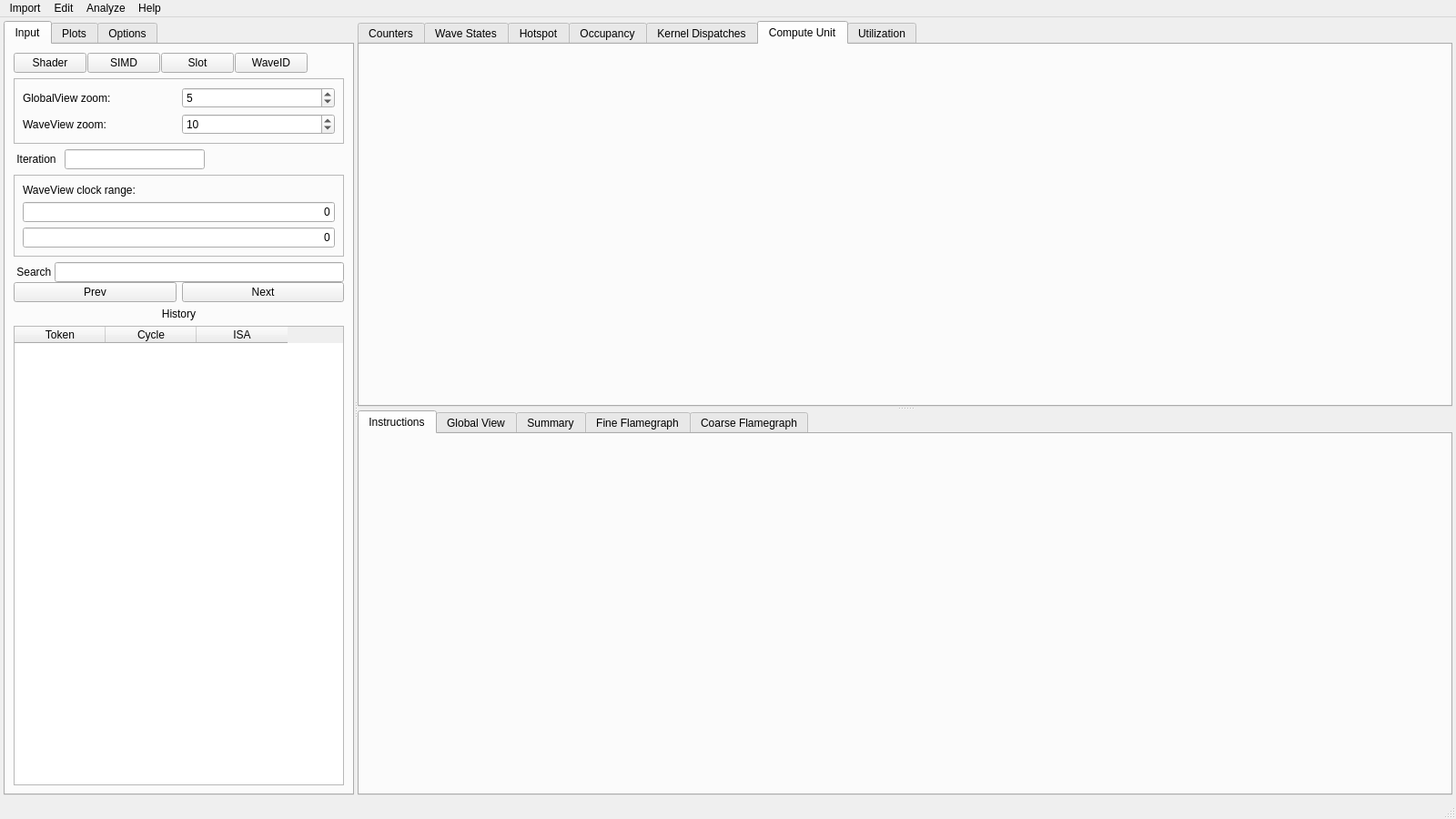
<?xml version="1.0" encoding="UTF-8"?>
<ui version="4.0">
 <class>MainWindow</class>
 <widget class="QMainWindow" name="MainWindow">
  <property name="geometry">
   <rect>
    <x>0</x>
    <y>0</y>
    <width>1600</width>
    <height>900</height>
   </rect>
  </property>
  <property name="windowTitle">
   <string>ROCprof Compute Viewer</string>
  </property>
  <widget class="QWidget" name="centralwidget">
   <layout class="QVBoxLayout" name="verticalLayout_1">
    <property name="spacing">
     <number>0</number>
    </property>
    <property name="leftMargin">
     <number>4</number>
    </property>
    <property name="topMargin">
     <number>4</number>
    </property>
    <property name="rightMargin">
     <number>4</number>
    </property>
    <property name="bottomMargin">
     <number>4</number>
    </property>
    <item>
     <widget class="QSplitter" name="splitter_2">
      <property name="orientation">
       <enum>Qt::Horizontal</enum>
      </property>
      <widget class="QTabWidget" name="tabWidget_3">
       <property name="maximumSize">
        <size>
         <width>16777215</width>
         <height>16777215</height>
        </size>
       </property>
       <property name="currentIndex">
        <number>0</number>
       </property>
       <widget class="QWidget" name="verticalLayoutWidget">
        <attribute name="title">
         <string>Input</string>
        </attribute>
        <layout class="QVBoxLayout" name="verticalLayout_5" stretch="0,0,0,0,0,0,0,0,0">
         <property name="spacing">
          <number>6</number>
         </property>
         <property name="sizeConstraint">
          <enum>QLayout::SetMinimumSize</enum>
         </property>
         <item>
          <layout class="QHBoxLayout" name="horizontalLayout" stretch="0,0,0,0,0">
           <property name="spacing">
            <number>1</number>
           </property>
           <item>
            <layout class="QVBoxLayout" name="SESelLay">
             <property name="spacing">
              <number>1</number>
             </property>
             <item>
              <widget class="QPushButton" name="ShaderSel">
               <property name="sizePolicy">
                <sizepolicy hsizetype="Fixed" vsizetype="Fixed">
                 <horstretch>0</horstretch>
                 <verstretch>0</verstretch>
                </sizepolicy>
               </property>
               <property name="text">
                <string>Shader</string>
               </property>
              </widget>
             </item>
            </layout>
           </item>
           <item>
            <layout class="QVBoxLayout" name="SMSelLay">
             <property name="spacing">
              <number>1</number>
             </property>
             <item>
              <widget class="QPushButton" name="SimdSel">
               <property name="sizePolicy">
                <sizepolicy hsizetype="Fixed" vsizetype="Fixed">
                 <horstretch>0</horstretch>
                 <verstretch>0</verstretch>
                </sizepolicy>
               </property>
               <property name="text">
                <string> SIMD </string>
               </property>
              </widget>
             </item>
            </layout>
           </item>
           <item>
            <layout class="QVBoxLayout" name="WSLSelLay">
             <property name="spacing">
              <number>1</number>
             </property>
             <item>
              <widget class="QPushButton" name="WSLSel">
               <property name="sizePolicy">
                <sizepolicy hsizetype="Fixed" vsizetype="Fixed">
                 <horstretch>0</horstretch>
                 <verstretch>0</verstretch>
                </sizepolicy>
               </property>
               <property name="text">
                <string>  Slot  </string>
               </property>
              </widget>
             </item>
            </layout>
           </item>
           <item>
            <layout class="QVBoxLayout" name="WIDSelLay">
             <property name="spacing">
              <number>0</number>
             </property>
             <item>
              <widget class="QPushButton" name="WIDSel">
               <property name="sizePolicy">
                <sizepolicy hsizetype="Fixed" vsizetype="Fixed">
                 <horstretch>0</horstretch>
                 <verstretch>0</verstretch>
                </sizepolicy>
               </property>
               <property name="toolTip">
                <string>Wave ID: Not available</string>
               </property>
               <property name="text">
                <string>WaveID</string>
               </property>
               <property name="flat">
                <bool>false</bool>
               </property>
              </widget>
             </item>
            </layout>
           </item>
           <item>
            <spacer name="horizontalSpacer">
             <property name="orientation">
              <enum>Qt::Horizontal</enum>
             </property>
             <property name="sizeHint" stdset="0">
              <size>
               <width>40</width>
               <height>20</height>
              </size>
             </property>
            </spacer>
           </item>
          </layout>
         </item>
         <item>
          <widget class="QFrame" name="waveview_zoom">
           <property name="frameShape">
            <enum>QFrame::StyledPanel</enum>
           </property>
           <property name="frameShadow">
            <enum>QFrame::Raised</enum>
           </property>
           <layout class="QVBoxLayout" name="verticalLayout_6">
            <item>
             <layout class="QGridLayout" name="gridLayout">
              <item row="1" column="0">
               <widget class="QLabel" name="label_11">
                <property name="text">
                 <string>WaveView zoom:</string>
                </property>
               </widget>
              </item>
              <item row="0" column="0">
               <widget class="QLabel" name="label_10">
                <property name="text">
                 <string>GlobalView zoom:</string>
                </property>
               </widget>
              </item>
              <item row="0" column="1">
               <widget class="QSpinBox" name="global_spin">
                <property name="maximum">
                 <number>15</number>
                </property>
                <property name="value">
                 <number>5</number>
                </property>
               </widget>
              </item>
              <item row="1" column="1">
               <widget class="QSpinBox" name="waveview_spin">
                <property name="maximum">
                 <number>12</number>
                </property>
                <property name="value">
                 <number>10</number>
                </property>
               </widget>
              </item>
             </layout>
            </item>
           </layout>
          </widget>
         </item>
         <item>
          <layout class="QHBoxLayout" name="horizontalLayout_11">
           <item>
            <widget class="QLabel" name="label_13">
             <property name="text">
              <string> Iteration </string>
             </property>
             <property name="alignment">
              <set>Qt::AlignCenter</set>
             </property>
            </widget>
           </item>
           <item>
            <widget class="QLineEdit" name="iteration_edit"/>
           </item>
           <item>
            <spacer name="horizontalSpacer_2">
             <property name="orientation">
              <enum>Qt::Horizontal</enum>
             </property>
             <property name="sizeHint" stdset="0">
              <size>
               <width>40</width>
               <height>20</height>
              </size>
             </property>
            </spacer>
           </item>
          </layout>
         </item>
         <item>
          <widget class="QFrame" name="frame_4">
           <property name="frameShape">
            <enum>QFrame::StyledPanel</enum>
           </property>
           <property name="frameShadow">
            <enum>QFrame::Raised</enum>
           </property>
           <layout class="QVBoxLayout" name="verticalLayout_11">
            <item>
             <layout class="QVBoxLayout" name="verticalLayout_8">
              <item>
               <widget class="QLabel" name="waveview_range_label">
                <property name="toolTip">
                 <string>Units of 1k clocks. Granularity of ~4k clocks</string>
                </property>
                <property name="text">
                 <string>WaveView clock range:</string>
                </property>
               </widget>
              </item>
              <item>
               <layout class="QHBoxLayout" name="horizontalLayout_6">
                <property name="spacing">
                 <number>1</number>
                </property>
                <item>
                 <widget class="QLineEdit" name="wview_range_min">
                  <property name="inputMethodHints">
                   <set>Qt::ImhNone</set>
                  </property>
                  <property name="text">
                   <string>0</string>
                  </property>
                  <property name="alignment">
                   <set>Qt::AlignRight|Qt::AlignTrailing|Qt::AlignVCenter</set>
                  </property>
                 </widget>
                </item>
               </layout>
              </item>
              <item>
               <layout class="QHBoxLayout" name="horizontalLayout_7">
                <property name="spacing">
                 <number>1</number>
                </property>
                <item>
                 <widget class="QLineEdit" name="wview_range_max">
                  <property name="inputMethodHints">
                   <set>Qt::ImhNone</set>
                  </property>
                  <property name="text">
                   <string>0</string>
                  </property>
                  <property name="alignment">
                   <set>Qt::AlignRight|Qt::AlignTrailing|Qt::AlignVCenter</set>
                  </property>
                 </widget>
                </item>
               </layout>
              </item>
             </layout>
            </item>
           </layout>
          </widget>
         </item>
         <item>
          <layout class="QHBoxLayout" name="horizontalLayout_5"/>
         </item>
         <item>
          <layout class="QGridLayout" name="horizontalLayout_8">
           <property name="spacing">
            <number>0</number>
           </property>
           <item row="0" column="0">
            <widget class="QLabel" name="label_9">
             <property name="sizePolicy">
              <sizepolicy hsizetype="Maximum" vsizetype="Preferred">
               <horstretch>0</horstretch>
               <verstretch>0</verstretch>
              </sizepolicy>
             </property>
             <property name="text">
              <string> Search </string>
             </property>
            </widget>
           </item>
           <item row="0" column="1">
            <widget class="QLineEdit" name="search_edit">
             <property name="sizePolicy">
              <sizepolicy hsizetype="Ignored" vsizetype="Fixed">
               <horstretch>0</horstretch>
               <verstretch>0</verstretch>
              </sizepolicy>
             </property>
            </widget>
           </item>
           <item row="1" column="0" colspan="2">
            <layout class="QHBoxLayout" name="searchNavigationLayout" stretch="1,1">
             <property name="spacing">
              <number>6</number>
             </property>
             <item>
              <widget class="QPushButton" name="prev_inst">
               <property name="text">
                <string>Prev</string>
               </property>
              </widget>
             </item>
             <item>
              <widget class="QPushButton" name="next_inst">
               <property name="text">
                <string>Next</string>
               </property>
              </widget>
             </item>
            </layout>
           </item>
          </layout>
         </item>
         <item>
          <widget class="QLabel" name="label_6">
           <property name="text">
            <string>History</string>
           </property>
           <property name="alignment">
            <set>Qt::AlignCenter</set>
           </property>
          </widget>
         </item>
         <item>
          <widget class="QTableWidget" name="history_table">
           <property name="columnCount">
            <number>3</number>
           </property>
           <column>
            <property name="text">
             <string>Token</string>
            </property>
           </column>
           <column>
            <property name="text">
             <string>Cycle</string>
            </property>
           </column>
           <column>
            <property name="text">
             <string>ISA</string>
            </property>
           </column>
          </widget>
         </item>
        </layout>
       </widget>
       <widget class="QWidget" name="verticalLayoutWidget_2">
        <attribute name="title">
         <string>Plots</string>
        </attribute>
        <layout class="QVBoxLayout" name="verticalLayout_7" stretch="0">
         <property name="sizeConstraint">
          <enum>QLayout::SetMinimumSize</enum>
         </property>
         <item>
          <layout class="QVBoxLayout" name="verticalLayout" stretch="0,1,0,0">
           <property name="spacing">
            <number>6</number>
           </property>
           <item>
            <widget class="QLabel" name="label_2">
             <property name="toolTip">
              <string extracomment="Displays current under the mouse pointer. For waves, display count and percentage of each wave state. For counters, display value and total shown on screen."/>
             </property>
             <property name="text">
              <string>Graph values:</string>
             </property>
            </widget>
           </item>
           <item>
            <widget class="QTableWidget" name="graph_info_table">
             <property name="minimumSize">
              <size>
               <width>0</width>
               <height>250</height>
              </size>
             </property>
             <property name="cornerButtonEnabled">
              <bool>false</bool>
             </property>
             <property name="rowCount">
              <number>12</number>
             </property>
             <property name="columnCount">
              <number>2</number>
             </property>
             <attribute name="horizontalHeaderCascadingSectionResizes">
              <bool>true</bool>
             </attribute>
             <attribute name="horizontalHeaderMinimumSectionSize">
              <number>50</number>
             </attribute>
             <attribute name="verticalHeaderVisible">
              <bool>false</bool>
             </attribute>
             <attribute name="verticalHeaderHighlightSections">
              <bool>true</bool>
             </attribute>
             <row/>
             <row/>
             <row/>
             <row/>
             <row/>
             <row/>
             <row/>
             <row/>
             <row/>
             <row/>
             <row/>
             <row/>
             <column>
              <property name="text">
               <string>Counter</string>
              </property>
             </column>
             <column>
              <property name="text">
               <string>Value</string>
              </property>
             </column>
            </widget>
           </item>
           <item>
            <widget class="QLabel" name="label_occ_info">
             <property name="text">
              <string>Occupancy and states:</string>
             </property>
            </widget>
           </item>
           <item>
            <widget class="QTableWidget" name="occ_info_table">
             <property name="cornerButtonEnabled">
              <bool>false</bool>
             </property>
             <property name="rowCount">
              <number>1</number>
             </property>
             <property name="columnCount">
              <number>3</number>
             </property>
             <attribute name="horizontalHeaderCascadingSectionResizes">
              <bool>true</bool>
             </attribute>
             <attribute name="horizontalHeaderMinimumSectionSize">
              <number>30</number>
             </attribute>
             <attribute name="verticalHeaderVisible">
              <bool>false</bool>
             </attribute>
             <row/>
             <column>
              <property name="text">
               <string>Shader</string>
              </property>
             </column>
             <column>
              <property name="text">
               <string>Value</string>
              </property>
             </column>
             <column>
              <property name="text">
               <string>%</string>
              </property>
             </column>
            </widget>
           </item>
          </layout>
         </item>
        </layout>
       </widget>
       <widget class="QWidget" name="tab">
        <attribute name="title">
         <string>Options</string>
        </attribute>
        <layout class="QVBoxLayout" name="verticalLayout_13">
         <item>
          <widget class="QScrollArea" name="options_scroll_area">
           <property name="frameShape">
            <enum>QFrame::NoFrame</enum>
           </property>
           <property name="horizontalScrollBarPolicy">
            <enum>Qt::ScrollBarAlwaysOff</enum>
           </property>
           <property name="widgetResizable">
            <bool>true</bool>
           </property>
           <widget class="QWidget" name="options_scroll_contents">
            <property name="geometry">
             <rect>
              <x>0</x>
              <y>0</y>
              <width>100</width>
              <height>100</height>
             </rect>
            </property>
            <layout class="QVBoxLayout" name="verticalLayout_12">
           <item>
            <widget class="QFrame" name="frame_3">
             <property name="frameShape">
              <enum>QFrame::StyledPanel</enum>
             </property>
             <property name="frameShadow">
              <enum>QFrame::Raised</enum>
             </property>
             <layout class="QVBoxLayout" name="verticalLayout_15">
              <property name="spacing">
               <number>0</number>
              </property>
              <property name="leftMargin">
               <number>0</number>
              </property>
              <property name="topMargin">
               <number>0</number>
              </property>
              <property name="rightMargin">
               <number>0</number>
              </property>
              <property name="bottomMargin">
               <number>0</number>
              </property>
              <property name="sizeConstraint">
               <enum>QLayout::SetMinimumSize</enum>
              </property>
              <item>
               <widget class="QFrame" name="frame_5">
                <property name="sizePolicy">
                 <sizepolicy hsizetype="Expanding" vsizetype="Fixed">
                  <horstretch>0</horstretch>
                  <verstretch>0</verstretch>
                 </sizepolicy>
                </property>
                <property name="frameShape">
                 <enum>QFrame::StyledPanel</enum>
                </property>
                <property name="frameShadow">
                 <enum>QFrame::Raised</enum>
                </property>
                <layout class="QVBoxLayout" name="verticalLayout_16">
                 <property name="sizeConstraint">
                  <enum>QLayout::SetMinimumSize</enum>
                 </property>
                 <property name="spacing">
                  <number>5</number>
                 </property>
                 <property name="leftMargin">
                  <number>0</number>
                 </property>
                 <property name="topMargin">
                  <number>5</number>
                 </property>
                 <property name="rightMargin">
                  <number>0</number>
                 </property>
                 <property name="bottomMargin">
                  <number>5</number>
                 </property>
                 <item>
                  <widget class="QLabel" name="label_7">
                   <property name="font">
                    <font>
                     <pointsize>10</pointsize>
                     <bold>false</bold>
                     <underline>true</underline>
                    </font>
                   </property>
                   <property name="text">
                    <string>Graph Options</string>
                   </property>
                   <property name="alignment">
                    <set>Qt::AlignCenter</set>
                   </property>
                 </widget>
                </item>
                <item>
                 <layout class="QHBoxLayout" name="lod_bias_layout">
                  <item>
                   <widget class="QLabel" name="lod_bias_label">
                    <property name="text">
                     <string>LOD bias</string>
                    </property>
                   </widget>
                  </item>
                  <item>
                   <widget class="QSpinBox" name="lod_bias_spinBox">
                    <property name="toolTip">
                     <string>Negative values draw finer plot detail; positive values draw coarser detail.</string>
                    </property>
                    <property name="minimum">
                     <number>-20</number>
                    </property>
                    <property name="maximum">
                     <number>20</number>
                    </property>
                   </widget>
                  </item>
                 </layout>
                </item>
                <item>
                 <widget class="QGroupBox" name="plot_alignment_group">
                  <property name="title">
                   <string>Plot alignment</string>
                  </property>
                  <layout class="QHBoxLayout" name="plot_alignment_layout">
                   <item>
                    <widget class="QRadioButton" name="plot_alignment_none">
                     <property name="text">
                      <string>None</string>
                     </property>
                     <property name="checked">
                      <bool>true</bool>
                     </property>
                    </widget>
                   </item>
                   <item>
                    <widget class="QRadioButton" name="plot_alignment_detail">
                     <property name="text">
                      <string>Detail</string>
                     </property>
                    </widget>
                   </item>
                   <item>
                    <widget class="QRadioButton" name="plot_alignment_global">
                     <property name="text">
                      <string>Global</string>
                     </property>
                    </widget>
                   </item>
                  </layout>
                 </widget>
                </item>
                <item>
                  <widget class="QCheckBox" name="load_wave_states_box">
                   <property name="toolTip">
                    <string>Loads wstates*.json and enables the Wave States tab for eligible single-SE JSON inputs.</string>
                   </property>
                   <property name="text">
                    <string>Load Wave States data</string>
                   </property>
                   <property name="checked">
                    <bool>true</bool>
                   </property>
                  </widget>
                 </item>
                </layout>
               </widget>
              </item>
              <item>
               <widget class="QFrame" name="frame_6">
                <property name="frameShape">
                 <enum>QFrame::StyledPanel</enum>
                </property>
                <property name="frameShadow">
                 <enum>QFrame::Raised</enum>
                </property>
                <layout class="QVBoxLayout" name="verticalLayout_10">
                 <item>
                  <layout class="QVBoxLayout" name="verticalLayout_3">
                   <item>
                    <widget class="QLabel" name="label_5">
                     <property name="font">
                      <font>
                       <pointsize>10</pointsize>
                       <underline>true</underline>
                      </font>
                     </property>
                     <property name="text">
                      <string>Source options</string>
                     </property>
                     <property name="alignment">
                      <set>Qt::AlignCenter</set>
                     </property>
                    </widget>
                   </item>
                   <item>
                    <widget class="QCheckBox" name="display_line_number">
                     <property name="text">
                      <string>Display source line number</string>
                     </property>
                     <property name="checked">
                      <bool>true</bool>
                     </property>
                    </widget>
                   </item>
                   <item>
                    <widget class="QCheckBox" name="source_include_hidden_latency_box">
                     <property name="text">
                      <string>Include hidden latency</string>
                     </property>
                     <property name="checked">
                      <bool>true</bool>
                     </property>
                    </widget>
                   </item>
                   <item>
                    <layout class="QHBoxLayout" name="horizontalLayout_12">
                     <item>
                      <widget class="QLabel" name="label_14">
                       <property name="text">
                        <string>Sourceline hotspot size </string>
                       </property>
                      </widget>
                     </item>
                     <item>
                      <widget class="QLineEdit" name="source_hotspot_size_edit">
                       <property name="text">
                        <string>100</string>
                       </property>
                      </widget>
                     </item>
                    </layout>
                   </item>
                  </layout>
                 </item>
                </layout>
               </widget>
              </item>
              <item>
               <widget class="QFrame" name="frame">
                <property name="frameShape">
                 <enum>QFrame::StyledPanel</enum>
                </property>
                <property name="frameShadow">
                 <enum>QFrame::Raised</enum>
                </property>
                <layout class="QVBoxLayout" name="verticalLayout_14">
                 <item>
                  <layout class="QVBoxLayout" name="verticalLayout_9">
                   <item>
                    <widget class="QLabel" name="label_3">
                     <property name="font">
                      <font>
                       <pointsize>10</pointsize>
                       <underline>true</underline>
                      </font>
                     </property>
                     <property name="text">
                      <string>Display Options</string>
                     </property>
                     <property name="alignment">
                      <set>Qt::AlignCenter</set>
                     </property>
                    </widget>
                   </item>
                   <item>
                    <layout class="QHBoxLayout" name="horizontalLayout_9">
                     <item>
                      <widget class="QLabel" name="label">
                       <property name="text">
                        <string>  Text font size  </string>
                       </property>
                      </widget>
                     </item>
                     <item>
                      <widget class="QLineEdit" name="fontedit"/>
                     </item>
                    </layout>
                   </item>
                   <item>
                    <widget class="QCheckBox" name="dark_theme_box">
                     <property name="text">
                      <string>Dark theme</string>
                     </property>
                    </widget>
                   </item>
                   <item>
                    <widget class="QCheckBox" name="scale_edit">
                     <property name="text">
                      <string>Display scaling</string>
                     </property>
                     <property name="checked">
                      <bool>true</bool>
                     </property>
                    </widget>
                   </item>
                   <item>
                    <widget class="QCheckBox" name="separate_lds_pipe_box">
                     <property name="text">
                      <string>Separate LDS pipe</string>
                     </property>
                     <property name="checked">
                      <bool>false</bool>
                     </property>
                    </widget>
                   </item>
                   <item>
                    <widget class="QCheckBox" name="show_idle_time_box">
                     <property name="text">
                      <string>Show idle time</string>
                     </property>
                     <property name="checked">
                      <bool>true</bool>
                     </property>
                    </widget>
                   </item>
                  </layout>
                 </item>
                </layout>
               </widget>
              </item>
              <item>
               <widget class="QFrame" name="frame_instruction_columns">
                <property name="frameShape">
                 <enum>QFrame::StyledPanel</enum>
                </property>
                <property name="frameShadow">
                 <enum>QFrame::Raised</enum>
                </property>
                <layout class="QVBoxLayout" name="verticalLayout_instruction_columns">
                 <item>
                  <widget class="QLabel" name="label_instruction_columns">
                   <property name="font">
                    <font>
                     <pointsize>10</pointsize>
                     <underline>true</underline>
                    </font>
                   </property>
                   <property name="text">
                    <string>Instruction columns</string>
                   </property>
                   <property name="alignment">
                    <set>Qt::AlignCenter</set>
                   </property>
                  </widget>
                 </item>
                 <item>
                  <widget class="QCheckBox" name="col_hitcount_box">
                   <property name="text">
                    <string>Hitcount</string>
                   </property>
                   <property name="checked">
                    <bool>false</bool>
                   </property>
                  </widget>
                 </item>
                 <item>
                  <widget class="QCheckBox" name="col_latency_box">
                   <property name="text">
                    <string>Latency</string>
                   </property>
                   <property name="checked">
                    <bool>false</bool>
                   </property>
                  </widget>
                 </item>
                 <item>
                  <widget class="QCheckBox" name="col_idle_box">
                   <property name="text">
                    <string>Idle</string>
                   </property>
                   <property name="checked">
                    <bool>false</bool>
                   </property>
                  </widget>
                 </item>
                 <item>
                  <widget class="QCheckBox" name="col_samples_box">
                   <property name="text">
                    <string>Samples</string>
                   </property>
                   <property name="checked">
                    <bool>true</bool>
                   </property>
                  </widget>
                 </item>
                 <item>
                  <widget class="QCheckBox" name="col_stalls_box">
                   <property name="text">
                    <string>Stalls</string>
                   </property>
                   <property name="checked">
                    <bool>true</bool>
                   </property>
                  </widget>
                 </item>
                 <item>
                  <widget class="QCheckBox" name="col_issued_box">
                   <property name="text">
                    <string>Issued</string>
                   </property>
                   <property name="checked">
                    <bool>true</bool>
                   </property>
                  </widget>
                 </item>
                 <item>
                  <widget class="QCheckBox" name="col_codeobj_box">
                   <property name="text">
                    <string>Codeobj</string>
                   </property>
                   <property name="checked">
                    <bool>true</bool>
                   </property>
                  </widget>
                 </item>
                 <item>
                  <widget class="QCheckBox" name="col_vaddr_box">
                   <property name="text">
                    <string>Vaddr</string>
                   </property>
                   <property name="checked">
                    <bool>true</bool>
                   </property>
                  </widget>
                 </item>
                 <item>
                  <widget class="QCheckBox" name="col_sourceref_box">
                   <property name="text">
                    <string>Source Ref</string>
                   </property>
                   <property name="checked">
                    <bool>false</bool>
                   </property>
                  </widget>
                 </item>
                 <item>
                  <widget class="QCheckBox" name="col_line_number_box">
                   <property name="toolTip">
                    <string>ISA line number from the decoder, unchanged when sections are folded.</string>
                   </property>
                   <property name="text">
                    <string>Line number</string>
                   </property>
                   <property name="checked">
                    <bool>false</bool>
                   </property>
                  </widget>
                 </item>
                </layout>
               </widget>
              </item>
              <item>
               <spacer name="verticalSpacer">
                <property name="orientation">
                 <enum>Qt::Vertical</enum>
                </property>
                <property name="sizeHint" stdset="0">
                 <size>
                  <width>20</width>
                  <height>40</height>
                 </size>
                </property>
               </spacer>
              </item>
             </layout>
            </widget>
           </item>
            </layout>
           </widget>
          </widget>
         </item>
        </layout>
       </widget>
      </widget>
      <widget class="QSplitter" name="splitter">
       <property name="sizePolicy">
        <sizepolicy hsizetype="Preferred" vsizetype="Expanding">
         <horstretch>10</horstretch>
         <verstretch>0</verstretch>
        </sizepolicy>
       </property>
       <property name="orientation">
        <enum>Qt::Vertical</enum>
       </property>
       <widget class="QTabWidget" name="tabWidget">
        <property name="sizePolicy">
         <sizepolicy hsizetype="Expanding" vsizetype="Expanding">
          <horstretch>10</horstretch>
          <verstretch>1</verstretch>
         </sizepolicy>
        </property>
        <property name="minimumSize">
         <size>
          <width>0</width>
          <height>0</height>
         </size>
        </property>
        <property name="maximumSize">
         <size>
          <width>16777215</width>
          <height>16777215</height>
         </size>
        </property>
        <property name="baseSize">
         <size>
          <width>0</width>
          <height>300</height>
         </size>
        </property>
        <property name="currentIndex">
         <number>5</number>
        </property>
        <widget class="QWidget" name="wv_counters_tab">
         <property name="maximumSize">
          <size>
           <width>16777215</width>
           <height>16777215</height>
          </size>
         </property>
         <attribute name="title">
          <string>Counters</string>
         </attribute>
        </widget>
        <widget class="QWidget" name="wv_states_tab">
         <property name="maximumSize">
          <size>
           <width>16777215</width>
           <height>16777215</height>
          </size>
         </property>
         <attribute name="title">
          <string>Wave States</string>
         </attribute>
        </widget>
        <widget class="QWidget" name="hotspot_tab">
         <property name="maximumSize">
          <size>
           <width>16777215</width>
           <height>16777215</height>
          </size>
         </property>
         <attribute name="title">
          <string>Hotspot</string>
         </attribute>
         <layout class="QHBoxLayout" name="horizontalLayout_4">
          <item>
           <layout class="QHBoxLayout" name="horizontalLayout_3">
            <property name="spacing">
             <number>0</number>
            </property>
           </layout>
          </item>
         </layout>
        </widget>
        <widget class="QWidget" name="occupancy_tab">
         <attribute name="title">
          <string>Occupancy</string>
         </attribute>
        </widget>
        <widget class="QWidget" name="dispatch_tab">
         <attribute name="title">
          <string>Kernel Dispatches</string>
         </attribute>
        </widget>
        <widget class="QWidget" name="cuwaves_tab">
         <attribute name="title">
          <string>Compute Unit</string>
         </attribute>
        </widget>
        <widget class="QWidget" name="utilization_tab">
         <attribute name="title">
          <string>Utilization</string>
         </attribute>
        </widget>
       </widget>
       <widget class="QTabWidget" name="tabWidget_2">
        <property name="sizePolicy">
         <sizepolicy hsizetype="Expanding" vsizetype="Expanding">
          <horstretch>10</horstretch>
          <verstretch>1</verstretch>
         </sizepolicy>
        </property>
        <property name="maximumSize">
         <size>
          <width>16777215</width>
          <height>16777215</height>
         </size>
        </property>
        <property name="currentIndex">
         <number>0</number>
        </property>
        <widget class="QWidget" name="code_tab_main">
         <property name="maximumSize">
          <size>
           <width>16777215</width>
           <height>16777215</height>
          </size>
         </property>
         <attribute name="title">
          <string>Instructions</string>
         </attribute>
        </widget>
        <widget class="QWidget" name="globalview_tab">
         <property name="maximumSize">
          <size>
           <width>16777215</width>
           <height>16777215</height>
          </size>
         </property>
         <attribute name="title">
          <string>Global View</string>
         </attribute>
        </widget>
        <widget class="QWidget" name="stats_view">
         <attribute name="title">
          <string>Summary</string>
         </attribute>
         <layout class="QGridLayout" name="gridLayout_4"/>
        </widget>
        <widget class="QWidget" name="fileExplorer_tab">
         <attribute name="title">
          <string>Fine Flamegraph</string>
         </attribute>
         <layout class="QVBoxLayout" name="fileExplorerLayout"/>
        </widget>
        <widget class="QWidget" name="marker_fg_tab">
         <attribute name="title">
          <string>Coarse Flamegraph</string>
         </attribute>
         <layout class="QVBoxLayout" name="markerFlamegraphLayout"/>
        </widget>
       </widget>
      </widget>
     </widget>
    </item>
   </layout>
  </widget>
  <widget class="QStatusBar" name="statusbar"/>
  <widget class="QMenuBar" name="menubar">
   <property name="geometry">
    <rect>
     <x>0</x>
     <y>0</y>
     <width>1600</width>
     <height>19</height>
    </rect>
   </property>
   <widget class="QMenu" name="menuImport_2">
    <property name="title">
     <string>Import</string>
    </property>
    <addaction name="actionJsons_folder"/>
    <addaction name="actionAttFiles"/>
    <addaction name="actionSpmJson"/>
   </widget>
   <widget class="QMenu" name="menuEdit">
    <property name="title">
     <string>Edit</string>
    </property>
    <addaction name="actionHotOptions"/>
   </widget>
   <widget class="QMenu" name="menuAnalyze">
    <property name="title">
     <string>Analyze</string>
    </property>
    <addaction name="actionDerived_counters"/>
    <addaction name="actionMemoryLatency"/>
    <addaction name="actionHiddenLatency"/>
   </widget>
   <widget class="QMenu" name="menuHelp">
    <property name="title">
     <string>Help</string>
    </property>
    <addaction name="actionAbout_QT"/>
    <addaction name="actionLicense"/>
    <addaction name="actionVersion"/>
   </widget>
   <addaction name="menuImport_2"/>
   <addaction name="menuEdit"/>
   <addaction name="menuAnalyze"/>
   <addaction name="menuHelp"/>
  </widget>
  <action name="actionJsons_folder">
   <property name="text">
    <string>Rocprofv3 UI Output</string>
   </property>
  </action>
  <action name="actionAttFiles">
   <property name="text">
    <string>ATT Trace Files...</string>
   </property>
  </action>
  <action name="actionSpmJson">
   <property name="text">
    <string>SPM JSON...</string>
   </property>
  </action>
  <action name="actionRocpd">
   <property name="text">
    <string>ROCpd Database...</string>
   </property>
  </action>
  <action name="actionHotOptions">
   <property name="text">
    <string>Hotspot Options</string>
   </property>
  </action>
  <action name="actionAbout_QT">
   <property name="text">
    <string>About QT</string>
   </property>
  </action>
  <action name="actionLicense">
   <property name="text">
    <string>License</string>
   </property>
  </action>
  <action name="actionVersion">
   <property name="text">
    <string>Version</string>
   </property>
  </action>
  <action name="actionDerived_counters">
   <property name="text">
    <string>Derived Counters</string>
   </property>
  </action>
  <action name="actionMemoryLatency">
   <property name="text">
    <string>Memory Latency</string>
   </property>
  </action>
  <action name="actionHiddenLatency">
   <property name="text">
    <string>Hidden Latency</string>
   </property>
  </action>
 </widget>
 <resources/>
 <connections/>
</ui>
